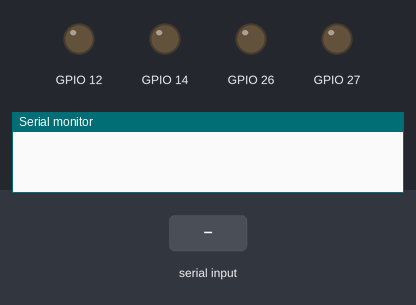
Recording of a sketch running on a simulated ESP32. On the bench: output pins drawn as LEDs (lit = HIGH), the last lines printed to the serial monitor. The test bench sets the inputs (shaded band). Nothing arrives over Bluetooth unless stated.

Above: at 1.2 s.
1.3 s: "BW" received over the second serial link
At 2.8 s:
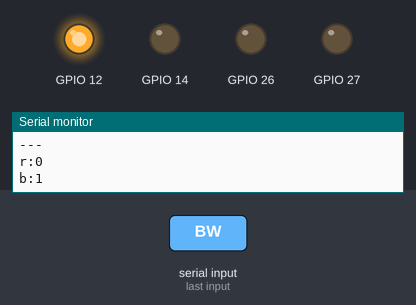
3.8 s: "RW" received over the second serial link
At 5.9 s:
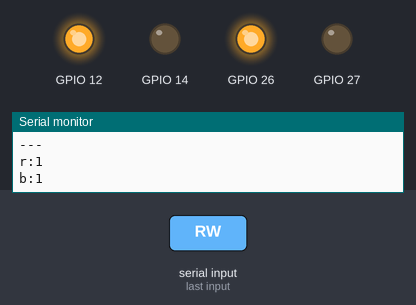
6.3 s: "BW" received over the second serial link
At 7.8 s:
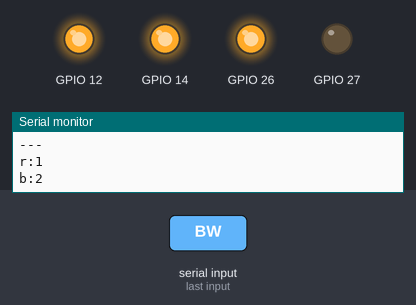
8.8 s: "RW" received over the second serial link
At 10.9 s:
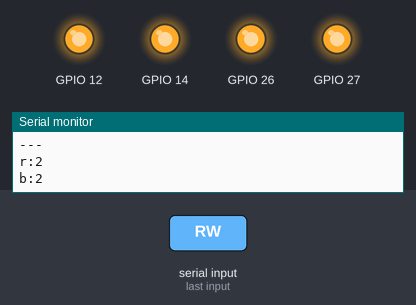
Timing chart, 0 to 12.3 s (numbered marks = the images above; inputs shaded):
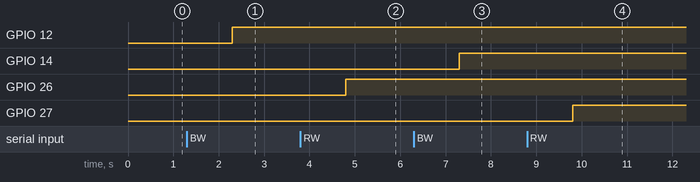

Measured:
- after the input at 1.3 s, GPIO 12: LOW → HIGH after 1.0 s
- after the input at 3.8 s, GPIO 26: LOW → HIGH after 1.0 s
- after the input at 6.3 s, GPIO 14: LOW → HIGH after 1.0 s
- after the input at 8.8 s, GPIO 27: LOW → HIGH after 1.0 s

The sketch:

week11HW-2.ino
```cpp
#include <BluetoothSerial.h>
BluetoothSerial BT;
void setup() {
  // put your setup code here, to run once:
  Serial.begin(115200);
  BT.begin("mcqueen");//請改名
  pinMode(12,OUTPUT);
  pinMode(14,OUTPUT);
  pinMode(27,OUTPUT);
  pinMode(26,OUTPUT);
}
 int b=0;
    int r=0;
void loop() {
  // put your main code here, to run repeatedly:

  while (BT.available()) {
    //讀取藍芽資料
    String BTdata=BT.readString();


    //顯示在序列視窗
    Serial.println(BTdata);
      Serial.print("r:");
    Serial.println(r);
    Serial.print("b:");
    Serial.println(b);
    Serial.println("---");
    if(BTdata=="BW"){
        b++;
        if(b==3)b=0;
      }
    else if(BTdata=="RW") {
      r++;
      if(r==3)r=0;
      }
  if(b==1) digitalWrite(12,HIGH);
      else if(b==2)digitalWrite(14,HIGH);
      else if(b==0){
        digitalWrite(12,LOW);
        digitalWrite(14,LOW);
        }

       if(r==1) digitalWrite(26,HIGH);
      else if(r==2)digitalWrite(27,HIGH);
      else if(r==0){
        digitalWrite(26,LOW);
        digitalWrite(27,LOW);
        }

    Serial.print("r:");
    Serial.println(r);
    Serial.print("b:");
    Serial.println(b);
  }


  delay(1);
}
```
